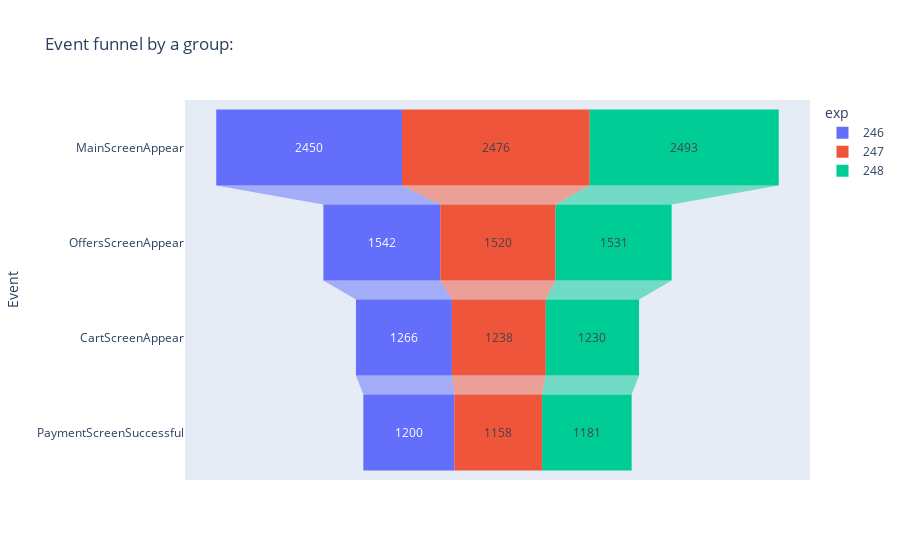

This figure's notebook cell:
### Code cell
funnel_by_groups = []

# for every experiment group 
for i in df2.exp.unique():
    group = df2[df2.exp == i].groupby(['event', 'exp'])['id'].nunique().reset_index().sort_values(by='id', ascending=False)
    
    funnel_by_groups.append(group)

funnel_by_groups = pd.concat(funnel_by_groups)

fig = px.funnel(funnel_by_groups, x='id', y='event', color='exp', \
    labels = {'id': 'Nr. of users', 'event': 'Event'}, \
    title='Event funnel by a group: ')
fig.show()

### Figure 1 — Plotly figure (JSON) as saved in the notebook; plotly's stock layout.template omitted (floating-point values rounded to 4 significant figures)
{"data": [{"hovertemplate": "exp=246<br>Nr. of users=%{x}<br>Event=%{y}<extra></extra>", "legendgroup": "246", "marker": {"color": "#636efa"}, "name": "246", "orientation": "h", "showlegend": true, "type": "funnel", "x": [2450, 1542, 1266, 1200], "xaxis": "x", "y": ["MainScreenAppear", "OffersScreenAppear", "CartScreenAppear", "PaymentScreenSuccessful"], "yaxis": "y"}, {"hovertemplate": "exp=247<br>Nr. of users=%{x}<br>Event=%{y}<extra></extra>", "legendgroup": "247", "marker": {"color": "#EF553B"}, "name": "247", "orientation": "h", "showlegend": true, "type": "funnel", "x": [2476, 1520, 1238, 1158], "xaxis": "x", "y": ["MainScreenAppear", "OffersScreenAppear", "CartScreenAppear", "PaymentScreenSuccessful"], "yaxis": "y"}, {"hovertemplate": "exp=248<br>Nr. of users=%{x}<br>Event=%{y}<extra></extra>", "legendgroup": "248", "marker": {"color": "#00cc96"}, "name": "248", "orientation": "h", "showlegend": true, "type": "funnel", "x": [2493, 1531, 1230, 1181], "xaxis": "x", "y": ["MainScreenAppear", "OffersScreenAppear", "CartScreenAppear", "PaymentScreenSuccessful"], "yaxis": "y"}], "layout": {"legend": {"title": {"text": "exp"}, "tracegroupgap": 0}, "title": {"text": "Event funnel by a group: "}, "xaxis": {"anchor": "y", "domain": [0, 1], "title": {"text": "Nr. of users"}}, "yaxis": {"anchor": "x", "domain": [0, 1], "title": {"text": "Event"}}}}
